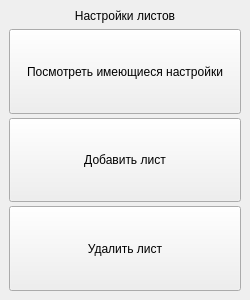
<?xml version="1.0" encoding="UTF-8"?>
<ui version="4.0">
 <class>SettingsWindow</class>
 <widget class="QMainWindow" name="SettingsWindow">
  <property name="geometry">
   <rect>
    <x>0</x>
    <y>0</y>
    <width>250</width>
    <height>300</height>
   </rect>
  </property>
  <property name="minimumSize">
   <size>
    <width>250</width>
    <height>300</height>
   </size>
  </property>
  <property name="windowTitle">
   <string>Настройки</string>
  </property>
  <widget class="QWidget" name="centralwidget">
   <layout class="QVBoxLayout" name="verticalLayout_2">
    <item>
     <widget class="QLabel" name="labelSheetSettings">
      <property name="sizePolicy">
       <sizepolicy hsizetype="Preferred" vsizetype="Maximum">
        <horstretch>0</horstretch>
        <verstretch>0</verstretch>
       </sizepolicy>
      </property>
      <property name="text">
       <string>Настройки листов</string>
      </property>
      <property name="alignment">
       <set>Qt::AlignCenter</set>
      </property>
     </widget>
    </item>
    <item>
     <layout class="QVBoxLayout" name="verticalLayout">
      <property name="spacing">
       <number>4</number>
      </property>
      <item>
       <widget class="QPushButton" name="btnSettingsShow">
        <property name="sizePolicy">
         <sizepolicy hsizetype="Minimum" vsizetype="Expanding">
          <horstretch>0</horstretch>
          <verstretch>0</verstretch>
         </sizepolicy>
        </property>
        <property name="text">
         <string>Посмотреть имеющиеся настройки</string>
        </property>
       </widget>
      </item>
      <item>
       <widget class="QPushButton" name="btnSettingsAdd">
        <property name="sizePolicy">
         <sizepolicy hsizetype="Minimum" vsizetype="Expanding">
          <horstretch>0</horstretch>
          <verstretch>0</verstretch>
         </sizepolicy>
        </property>
        <property name="text">
         <string>Добавить лист</string>
        </property>
       </widget>
      </item>
      <item>
       <widget class="QPushButton" name="btnSettingsDelete">
        <property name="sizePolicy">
         <sizepolicy hsizetype="Minimum" vsizetype="Expanding">
          <horstretch>0</horstretch>
          <verstretch>0</verstretch>
         </sizepolicy>
        </property>
        <property name="text">
         <string>Удалить лист</string>
        </property>
       </widget>
      </item>
     </layout>
    </item>
   </layout>
  </widget>
 </widget>
 <resources/>
 <connections/>
</ui>
